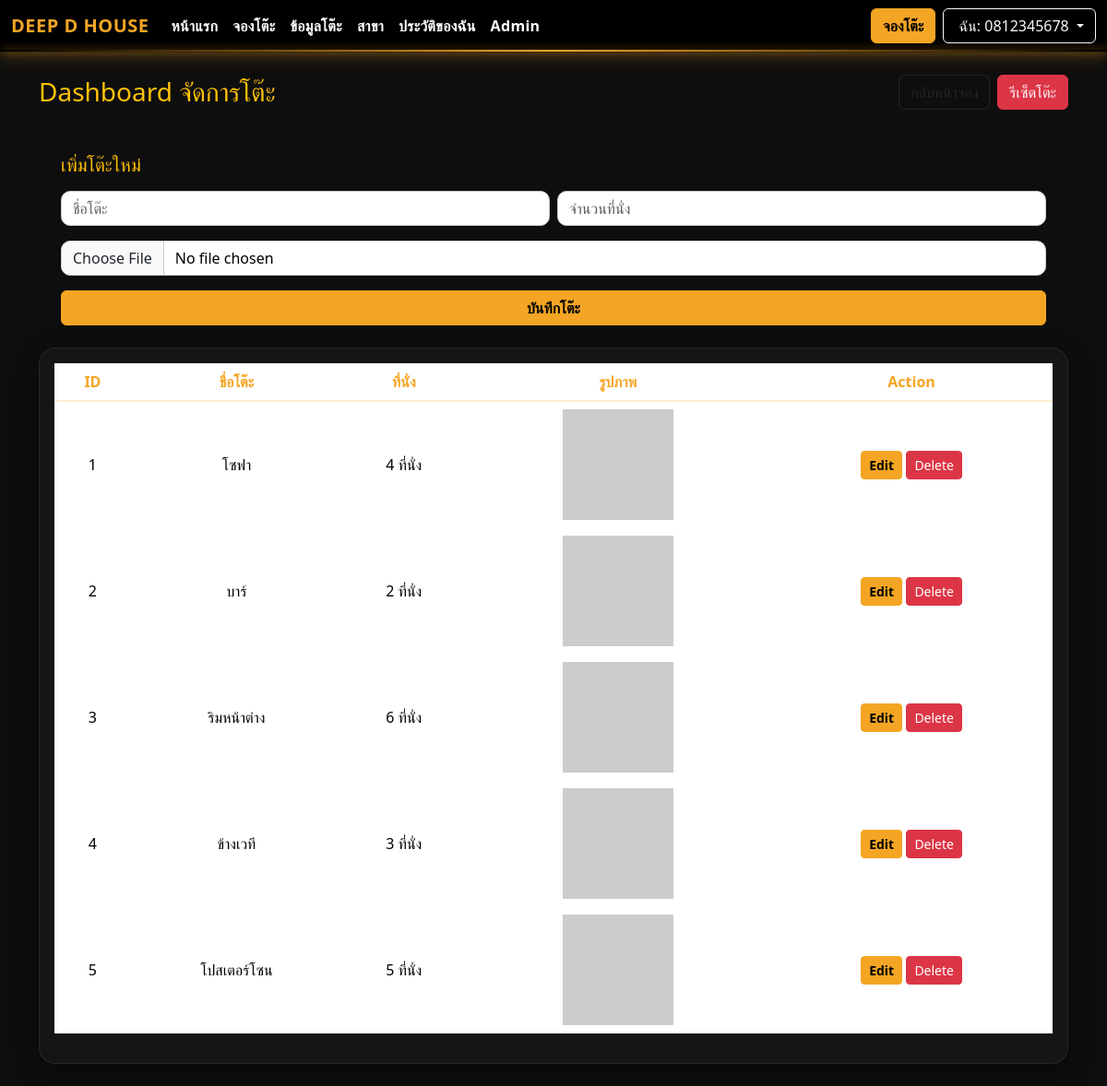
/dashboardtable.php (signed in), run on the app's committed database.
### tables this page shows
CREATE TABLE `detailtable` (
  `id` int(11) NOT NULL,
  `name` varchar(100) NOT NULL,
  `seats` varchar(20) NOT NULL,
  `img` varchar(100) NOT NULL
);

### dashboardtable.php (the view, shortened to what this page needs)
<?php
require_once 'condb.php';
$tables = [];
$result = mysqli_query($conn, "
    SELECT *
    FROM detailtable
    ORDER BY id ASC
");
if ($result) {
    while ($row = mysqli_fetch_assoc($result)) {
        $tables[] = $row;
    }
}
?>
<!doctype html>
<html lang="th">
<head>
<link href="https://cdn.jsdelivr.net/npm/bootstrap@5.3.3/dist/css/bootstrap.min.css" rel="stylesheet">
<link rel="stylesheet" href="style.css">
</head>
<body>
<?php include 'navbar.php'; ?>
<div class="container py-4">
    <div class="d-flex justify-content-between align-items-center mb-4">
        <h3 class="text-warning m-0">
            Dashboard จัดการโต๊ะ
        </h3>
        <div class="d-flex gap-2">
            <a href="admin_list.php" class="btn btn-outline-dark">
                กลับหน้าจอง
            </a>
            <form method="post"
                  onsubmit="return confirm('รีเซ็ตโต๊ะทั้งหมด ?');">
                <button type="submit"
                        name="reset_tables"
                        class="btn btn-danger">
                    รีเซ็ตโต๊ะ
                </button>
            </form>
        </div>
    </div>
    <div class="form-container p-4">
        <h5 class="mb-3 text-warning">
            เพิ่มโต๊ะใหม่
        </h5>
        <form method="post" enctype="multipart/form-data">
            <div class="row g-2 mb-3">
                <div class="col-md-6">
                    <input type="text"
                           name="name"
                           class="form-control"
                           placeholder="ชื่อโต๊ะ"
                           required>
                </div>
                <div class="col-md-6">
                    <input type="text"
                           name="seats"
                           class="form-control"
                           placeholder="จำนวนที่นั่ง"
                           required>
                </div>
            </div>
            <div class="mb-3">
                <input type="file"
                       name="img"
                       class="form-control"
                       required>
            </div>
            <button type="submit"
                    name="add_submit"
                    class="btn btn-primary w-100">
                บันทึกโต๊ะ
            </button>
        </form>
    </div>
    <div class="card p-3">
        <table class="table table-hover text-center align-middle">
            <thead>
                <tr>
                    <th>ID</th>
                    <th>ชื่อโต๊ะ</th>
                    <th>ที่นั่ง</th>
                    <th>รูปภาพ</th>
                    <th>Action</th>
                </tr>
            </thead>
            <tbody>
            <?php if (!empty($tables)): ?>
                <?php foreach($tables as $t): ?>
                    <tr>
                        <td><?= $t['id'] ?></td>
                        <td>
                            <?= htmlspecialchars($t['name']) ?>
                        </td>
                        <td>
                            <?= htmlspecialchars($t['seats']) ?>
                        </td>
                        <td>
                            <img
                                src="images/<?= htmlspecialchars($t['img']) ?>"
                                class="img-thumb"
                                onerror="this.src='https://placehold.co/120x120?text=No+Image';"
                            >
                        </td>
                        <td>
                            <a href="admin_edit_table.php?id=<?= $t['id'] ?>"
                               class="btn btn-primary btn-sm">
                                Edit
                            </a>
                            <a href="dashboardtable.php?delete=<?= $t['id'] ?>"
                               class="btn btn-danger btn-sm"
                               onclick="return confirm('ลบโต๊ะนี้ ?');">
                                Delete
                            </a>
                        </td>
                    </tr>
                <?php endforeach; ?>
            <?php endif; ?>
            </tbody>
        </table>
    </div>
</div>
</body>
</html>

### navbar.php (shortened to what this page needs)
<?php
$logged_in = !empty($_SESSION['user_id']);
$phone     = $logged_in ? $_SESSION['phone'] : null;
$role      = $logged_in ? ($_SESSION['role'] ?? 'user') : null;
?>
<nav class="navbar navbar-expand-lg navbar-dark navbar-glow">
  <div class="container-fluid">
    <a class="navbar-brand" href="index.php">Deep D House</a>
    <div class="collapse navbar-collapse" id="navbarNav">
      <ul class="navbar-nav me-auto mb-2 mb-lg-0">
        <li class="nav-item"><a class="nav-link" href="index.php">หน้าแรก</a></li>
        <li class="nav-item"><a class="nav-link" href="index2.php">จองโต๊ะ</a></li>
        <li class="nav-item"><a class="nav-link" href="detailtable.php">ข้อมูลโต๊ะ</a></li>
        <li class="nav-item"><a class="nav-link" href="location.php">สาขา</a></li>
        <li class="nav-item"><a class="nav-link" href="my_bookings.php">ประวัติของฉัน</a></li>
        <?php if ($role === 'admin'): ?>
          <li class="nav-item"><a class="nav-link" href="admin.php">Admin</a></li>
        <?php endif; ?>
      </ul>
      <?php if ($logged_in): ?>
        <div class="d-flex align-items-center gap-2">
          <a href="index2.php" class="btn btn-primary">จองโต๊ะ</a>
       <div class="dropdown custom-dropdown">
    <button class="btn btn-outline-light dropdown-toggle profile-btn" type="button" data-bs-toggle="dropdown">
        <i class="bi bi-person-circle me-1"></i> ฉัน: <?= htmlspecialchars($phone) ?>
    </button>
</div>
        </div>
      <?php endif; ?>
    </div>
  </div>
</nav>

### style.css (style rules this page uses)
:root { --gold: #f5a524; --gold-2: #d9901d; --bg: #0e0e0e; --card: #151515; }
body { background: var(--bg); color: #fff; font-family: 'Kanit', 'Segoe UI', sans-serif; min-height: 100vh; }
.navbar-dark { background: #000; }
.navbar-glow { position: relative; z-index: 1030; box-shadow: 0 4px 20px rgba(245, 165, 36, 0.25); border-bottom: 1px solid rgba(245, 165, 36, 0.15); }
.navbar-glow::after { content: ""; position: absolute; left: 0; bottom: 0; width: 100%; height: 2px; background: linear-gradient(90deg, transparent, #f5a524, transparent); box-shadow: 0 0 10px rgba(245, 165, 36, 0.7); }
.navbar-brand { font-weight: 800; color: var(--gold) !important; text-transform: uppercase; letter-spacing: 0.5px; }
.navbar-dark .nav-link { color: #fff !important; font-weight: 800; transition: color 0.25s; letter-spacing: 0.3px; }
.btn-primary { background: var(--gold); border-color: var(--gold); color: #000; font-weight: 700; }
.card { background: var(--card); border: 1px solid rgba(255, 255, 255, 0.08); border-radius: 18px; color: #fff; box-shadow: 0 8px 30px rgba(0, 0, 0, 0.4); transition: transform 0.2s ease, box-shadow 0.2s ease; }
.table th { color: var(--gold); font-weight: 700; border-bottom: 2px solid rgba(245, 165, 36, 0.2); }
.table td { border-color: rgba(255, 255, 255, 0.05); vertical-align: middle; }
.form-control { background: #fff; color: #000; border-radius: 10px; border: 1px solid #ccc; }

### data on the page
detailtable: id "1", name "โซฟา", seats "4 ที่นั่ง"
detailtable: id "2", name "บาร์", seats "2 ที่นั่ง"
detailtable: id "3", name "ริมหน้าต่าง", seats "6 ที่นั่ง"
detailtable: id "4", name "ข้างเวที", seats "3 ที่นั่ง"
detailtable: id "5", name "โปสเตอร์โซน", seats "5 ที่นั่ง"

### other printed values
$phone "0812345678"
